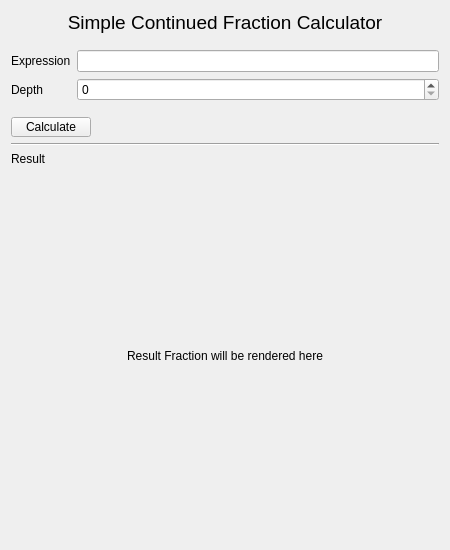
<?xml version="1.0" encoding="UTF-8"?>
<ui version="4.0">
 <class>SimpleContinuedFractionCalculatorForm</class>
 <widget class="QWidget" name="SimpleContinuedFractionCalculatorForm">
  <property name="geometry">
   <rect>
    <x>0</x>
    <y>0</y>
    <width>450</width>
    <height>550</height>
   </rect>
  </property>
  <property name="windowTitle">
   <string>Calculator</string>
  </property>
  <layout class="QVBoxLayout" name="verticalLayout">
   <item>
    <widget class="QLabel" name="title_label">
     <property name="sizePolicy">
      <sizepolicy hsizetype="Preferred" vsizetype="Maximum">
       <horstretch>0</horstretch>
       <verstretch>0</verstretch>
      </sizepolicy>
     </property>
     <property name="font">
      <font>
       <family>Arial</family>
       <pointsize>14</pointsize>
       <weight>50</weight>
       <bold>false</bold>
      </font>
     </property>
     <property name="text">
      <string>Simple Continued Fraction Calculator</string>
     </property>
     <property name="alignment">
      <set>Qt::AlignCenter</set>
     </property>
    </widget>
   </item>
   <item>
    <spacer name="title_form_spacer">
     <property name="orientation">
      <enum>Qt::Vertical</enum>
     </property>
     <property name="sizeType">
      <enum>QSizePolicy::Fixed</enum>
     </property>
     <property name="sizeHint" stdset="0">
      <size>
       <width>20</width>
       <height>10</height>
      </size>
     </property>
    </spacer>
   </item>
   <item>
    <layout class="QGridLayout" name="gridLayout">
     <item row="0" column="0">
      <widget class="QLabel" name="form_expression_label">
       <property name="text">
        <string>Expression</string>
       </property>
      </widget>
     </item>
     <item row="0" column="1">
      <widget class="QLineEdit" name="form_expression_line_edit"/>
     </item>
     <item row="1" column="0">
      <widget class="QLabel" name="form_depth_label">
       <property name="text">
        <string>Depth</string>
       </property>
      </widget>
     </item>
     <item row="1" column="1">
      <widget class="QSpinBox" name="form_depth_spin_box"/>
     </item>
    </layout>
   </item>
   <item>
    <spacer name="form_button_spacer">
     <property name="orientation">
      <enum>Qt::Vertical</enum>
     </property>
     <property name="sizeType">
      <enum>QSizePolicy::Fixed</enum>
     </property>
     <property name="sizeHint" stdset="0">
      <size>
       <width>20</width>
       <height>10</height>
      </size>
     </property>
    </spacer>
   </item>
   <item>
    <widget class="QPushButton" name="form_submit_push_button">
     <property name="sizePolicy">
      <sizepolicy hsizetype="Fixed" vsizetype="Fixed">
       <horstretch>0</horstretch>
       <verstretch>0</verstretch>
      </sizepolicy>
     </property>
     <property name="maximumSize">
      <size>
       <width>80</width>
       <height>20</height>
      </size>
     </property>
     <property name="text">
      <string>Calculate</string>
     </property>
    </widget>
   </item>
   <item>
    <widget class="Line" name="form_results_horizontal_line">
     <property name="orientation">
      <enum>Qt::Horizontal</enum>
     </property>
    </widget>
   </item>
   <item>
    <widget class="QLabel" name="result_label">
     <property name="sizePolicy">
      <sizepolicy hsizetype="Preferred" vsizetype="Maximum">
       <horstretch>0</horstretch>
       <verstretch>0</verstretch>
      </sizepolicy>
     </property>
     <property name="text">
      <string>Result</string>
     </property>
    </widget>
   </item>
   <item>
    <widget class="QLabel" name="result_render_label">
     <property name="sizePolicy">
      <sizepolicy hsizetype="Preferred" vsizetype="MinimumExpanding">
       <horstretch>0</horstretch>
       <verstretch>0</verstretch>
      </sizepolicy>
     </property>
     <property name="text">
      <string>Result Fraction will be rendered here</string>
     </property>
     <property name="alignment">
      <set>Qt::AlignCenter</set>
     </property>
    </widget>
   </item>
  </layout>
 </widget>
 <resources/>
 <connections/>
</ui>
